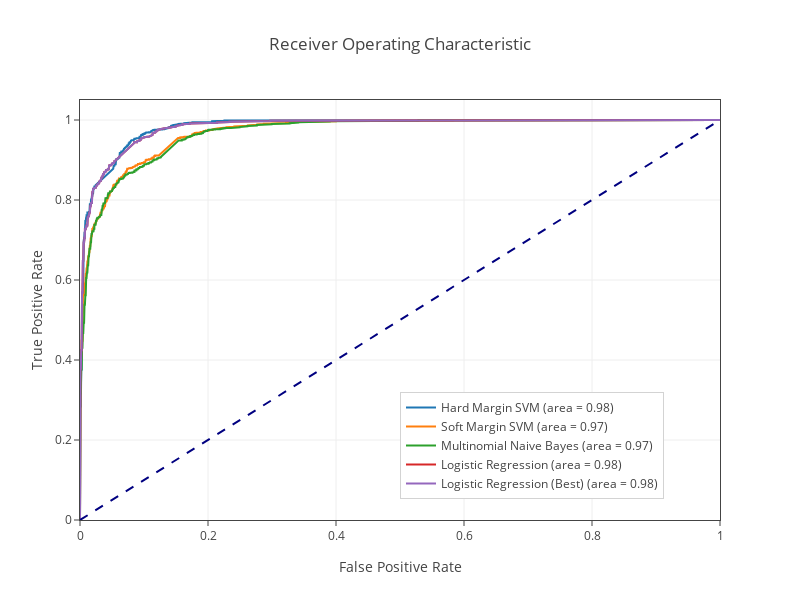

The code cell stored with this chart in its notebook:
### Markdown cell above
### ROC Curves

### Code cell
fpr = [fpr_svm1, fpr_svm2, fpr_nb, fpr_lr, fpr_lr_best]
tpr = [tpr_svm1, tpr_svm2, tpr_nb, tpr_lr, tpr_lr_best]
roc_auc = [roc_auc_svm1, roc_auc_svm2, roc_auc_nb, roc_auc_lr, roc_auc_lr_best]
name = ['Hard Margin SVM', 'Soft Margin SVM', 'Multinomial Naive Bayes', 'Logistic Regression', 'Logistic Regression (Best)']
draw_roc_curve(fpr, tpr, roc_auc, name)

### Figure 1 — Plotly figure (JSON) as saved in the notebook; plotly's stock layout.template omitted (floating-point values rounded to 4 significant figures; data arrays with more than 128 entries replaced by an {"elided": "..."} marker saying what was removed)
{"data": [{"line": {"width": 2}, "mode": "lines", "name": "Hard Margin SVM (area = 0.98)", "type": "scatter", "x": {"elided": "254 float values"}, "y": {"elided": "254 float values"}}, {"line": {"width": 2}, "mode": "lines", "name": "Soft Margin SVM (area = 0.97)", "type": "scatter", "x": {"elided": "368 float values"}, "y": {"elided": "368 float values"}}, {"line": {"width": 2}, "mode": "lines", "name": "Multinomial Naive Bayes (area = 0.97)", "type": "scatter", "x": {"elided": "408 float values"}, "y": {"elided": "408 float values"}}, {"line": {"width": 2}, "mode": "lines", "name": "Logistic Regression (area = 0.98)", "type": "scatter", "x": {"elided": "275 float values"}, "y": {"elided": "275 float values"}}, {"line": {"width": 2}, "mode": "lines", "name": "Logistic Regression (Best) (area = 0.98)", "type": "scatter", "x": {"elided": "275 float values"}, "y": {"elided": "275 float values"}}, {"line": {"color": "navy", "dash": "dash", "width": 2}, "mode": "lines", "showlegend": false, "type": "scatter", "x": [0, 1], "y": [0, 1]}], "layout": {"autosize": false, "height": 600, "legend": {"bordercolor": "#D3D3D3", "borderwidth": 1, "x": 0.5, "y": 0.05}, "title": "Receiver Operating Characteristic", "width": 800, "xaxis": {"linewidth": 1, "mirror": true, "ticks": "outside", "title": "False Positive Rate"}, "yaxis": {"linewidth": 1, "mirror": true, "range": [0, 1.05], "ticks": "outside", "title": "True Positive Rate"}}}
